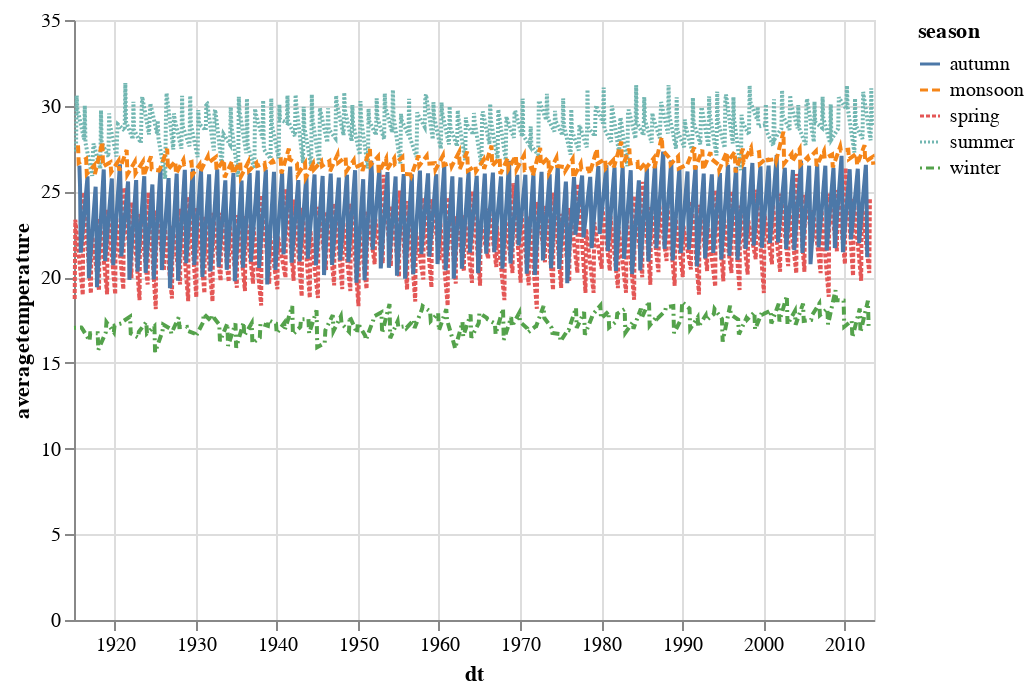

This figure's notebook cell:
### Code cell
import altair as alt

alt.Chart(india).mark_line().encode(
    x='dt',
    y='averagetemperature',
    color='season',
    strokeDash='season',
)

### Figure 1 — Vega-Lite specification as saved in the notebook (floating-point values rounded to 4 significant figures; data arrays with more than 128 entries replaced by an {"elided": "..."} marker saying what was removed)
{"config": {"view": {"continuousWidth": 400, "continuousHeight": 300}}, "data": {"name": "data-6b807b208c6fce352fadadba522094e7"}, "mark": "line", "encoding": {"color": {"field": "season", "type": "nominal"}, "strokeDash": {"field": "season", "type": "nominal"}, "x": {"field": "dt", "type": "temporal"}, "y": {"field": "averagetemperature", "type": "quantitative"}}, "$schema": "https://vega.github.io/schema/vega-lite/v4.17.0.json", "datasets": {"data-6b807b208c6fce352fadadba522094e7": {"elided": "1185 records"}}}
